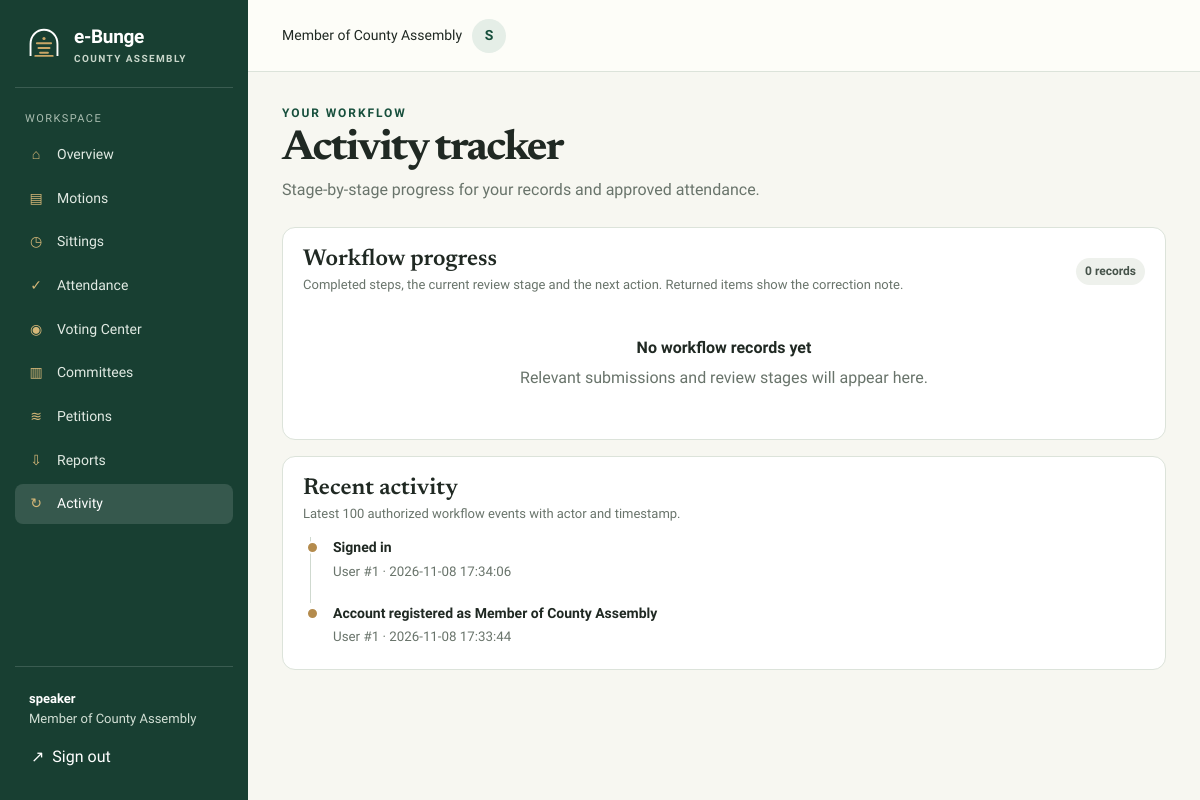
Page /activity (signed in) on the committed database.
### tables this page shows
CREATE TABLE users (
      id INTEGER PRIMARY KEY AUTOINCREMENT, email TEXT NOT NULL UNIQUE,
      username TEXT NOT NULL UNIQUE, password_hash TEXT NOT NULL,
      role TEXT NOT NULL CHECK(role IN ('mca','hansard','speaker')), created_at TEXT NOT NULL DEFAULT CURRENT_TIMESTAMP
    );

CREATE TABLE audit_logs (id INTEGER PRIMARY KEY AUTOINCREMENT,user_id INTEGER REFERENCES users(id) ON DELETE SET NULL,action TEXT NOT NULL,record_type TEXT NOT NULL,record_id INTEGER,summary TEXT NOT NULL,created_at TEXT NOT NULL DEFAULT CURRENT_TIMESTAMP);

### src/app.php (called while the page is built, shortened)
<?php
function env_value(string $name, ?string $fallback = null): ?string {
    $value = getenv($name);
    return $value === false || $value === '' ? $fallback : $value;
}
function is_absolute_path(string $path): bool {
    return str_starts_with($path, '/') ||
           str_starts_with($path, '\\') ||
           (strlen($path) >= 3 &&
            ctype_alpha($path[0]) &&
            $path[1] === ':' &&
            ($path[2] === '\\' || $path[2] === '/'));
}
function h(mixed $value): string {
    return htmlspecialchars((string)$value, ENT_QUOTES | ENT_SUBSTITUTE, 'UTF-8');
}
function db(): PDO {
    static $pdo = null;
    if ($pdo instanceof PDO) return $pdo;
$file = env_value('EBUNGE_DB_PATH', APP_ROOT . '/var/ebunge.sqlite');
if (!is_absolute_path($file)) {
    $file = APP_ROOT . '/' . $file;
}
    $pdo = new PDO('sqlite:' . $file, null, null, [PDO::ATTR_ERRMODE => PDO::ERRMODE_EXCEPTION, PDO::ATTR_DEFAULT_FETCH_MODE => PDO::FETCH_ASSOC, PDO::ATTR_EMULATE_PREPARES => false]);
    $pdo->exec('PRAGMA foreign_keys=ON');
    $pdo->exec('PRAGMA journal_mode=WAL');
    $pdo->exec('PRAGMA busy_timeout=5000');
    $pdo->exec("CREATE TABLE IF NOT EXISTS users (
      id INTEGER PRIMARY KEY AUTOINCREMENT, email TEXT NOT NULL COLLATE NOCASE UNIQUE,
      username TEXT NOT NULL COLLATE NOCASE UNIQUE, password_hash TEXT NOT NULL,
      role TEXT NOT NULL CHECK(role IN ('mca','hansard','speaker')), created_at TEXT NOT NULL DEFAULT CURRENT_TIMESTAMP
    )");
    $pdo->exec("CREATE TABLE IF NOT EXISTS password_resets (id INTEGER PRIMARY KEY AUTOINCREMENT,user_id INTEGER NOT NULL REFERENCES users(id) ON DELETE CASCADE,token_hash TEXT NOT NULL UNIQUE,expires_at INTEGER NOT NULL,created_at TEXT NOT NULL DEFAULT CURRENT_TIMESTAMP)");
    $pdo->exec("CREATE TABLE IF NOT EXISTS remember_tokens (selector TEXT PRIMARY KEY,user_id INTEGER NOT NULL REFERENCES users(id) ON DELETE CASCADE,token_hash TEXT NOT NULL,expires_at INTEGER NOT NULL)");
    $pdo->exec("CREATE TABLE IF NOT EXISTS login_attempts (id INTEGER PRIMARY KEY AUTOINCREMENT,login_key TEXT NOT NULL,attempted_at INTEGER NOT NULL)");
    $pdo->exec("CREATE TABLE IF NOT EXISTS motions (id INTEGER PRIMARY KEY AUTOINCREMENT,reference TEXT NOT NULL UNIQUE,title TEXT NOT NULL,category TEXT NOT NULL,body TEXT NOT NULL,sponsor_id INTEGER NOT NULL REFERENCES users(id),status TEXT NOT NULL,decision_note TEXT NOT NULL DEFAULT '',created_at TEXT NOT NULL DEFAULT CURRENT_TIMESTAMP,updated_at TEXT NOT NULL DEFAULT CURRENT_TIMESTAMP)");
    $pdo->exec("CREATE TABLE IF NOT EXISTS petitions (id INTEGER PRIMARY KEY AUTOINCREMENT,reference TEXT NOT NULL UNIQUE,title TEXT NOT NULL,body TEXT NOT NULL,submitter_name TEXT NOT NULL,submitter_email TEXT NOT NULL,source TEXT NOT NULL CHECK(source IN ('public','mca')),user_id INTEGER REFERENCES users(id),ward TEXT NOT NULL DEFAULT '',forwarded_by INTEGER REFERENCES users(id),status TEXT NOT NULL,public_status INTEGER NOT NULL DEFAULT 0,decision_note TEXT NOT NULL DEFAULT '',created_at TEXT NOT NULL DEFAULT CURRENT_TIMESTAMP,updated_at TEXT NOT NULL DEFAULT CURRENT_TIMESTAMP)");
    $pdo->exec("CREATE TABLE IF NOT EXISTS sittings (id INTEGER PRIMARY KEY AUTOINCREMENT,title TEXT NOT NULL,sitting_type TEXT NOT NULL,sitting_date TEXT NOT NULL,start_time TEXT NOT NULL,venue TEXT NOT NULL,description TEXT NOT NULL,quorum_required INTEGER NOT NULL DEFAULT 0,status TEXT NOT NULL,decision_note TEXT NOT NULL DEFAULT '',attendance_status TEXT NOT NULL DEFAULT 'not_submitted',created_by INTEGER NOT NULL REFERENCES users(id),created_at TEXT NOT NULL DEFAULT CURRENT_TIMESTAMP,updated_at TEXT NOT NULL DEFAULT CURRENT_TIMESTAMP)");
    $pdo->exec("CREATE TABLE IF NOT EXISTS attendance (id INTEGER PRIMARY KEY AUTOINCREMENT,sitting_id INTEGER NOT NULL REFERENCES sittings(id) ON DELETE CASCADE,user_id INTEGER NOT NULL REFERENCES users(id),attendance_status TEXT NOT NULL CHECK(attendance_status IN ('attended','missed','excused')),note TEXT NOT NULL DEFAULT '',approved INTEGER NOT NULL DEFAULT 0,recorded_by INTEGER NOT NULL REFERENCES users(id),UNIQUE(sitting_id,user_id))");
    $pdo->exec("CREATE TABLE IF NOT EXISTS vote_subjects (id INTEGER PRIMARY KEY AUTOINCREMENT,sitting_id INTEGER REFERENCES sittings(id),title TEXT NOT NULL,details TEXT NOT NULL,opens_at TEXT NOT NULL,closes_at TEXT NOT NULL,status TEXT NOT NULL,decision_note TEXT NOT NULL DEFAULT '',created_by INTEGER NOT NULL REFERENCES users(id),created_at TEXT NOT NULL DEFAULT CURRENT_TIMESTAMP,updated_at TEXT NOT NULL DEFAULT CURRENT_TIMESTAMP)");
    $pdo->exec("CREATE TABLE IF NOT EXISTS votes (id INTEGER PRIMARY KEY AUTOINCREMENT,subject_id INTEGER NOT NULL REFERENCES vote_subjects(id) ON DELETE CASCADE,user_id INTEGER NOT NULL REFERENCES users(id),choice TEXT NOT NULL CHECK(choice IN ('yes','no','abstain')),cast_at TEXT NOT NULL DEFAULT CURRENT_TIMESTAMP,UNIQUE(subject_id,user_id))");
    $pdo->exec("CREATE TABLE IF NOT EXISTS committees (id INTEGER PRIMARY KEY AUTOINCREMENT,name TEXT NOT NULL,description TEXT NOT NULL,chair_id INTEGER REFERENCES users(id),status TEXT NOT NULL,decision_note TEXT NOT NULL DEFAULT '',created_by INTEGER NOT NULL REFERENCES users(id),created_at TEXT NOT NULL DEFAULT CURRENT_TIMESTAMP,updated_at TEXT NOT NULL DEFAULT CURRENT_TIMESTAMP)");
    $pdo->exec("CREATE TABLE IF NOT EXISTS committee_members (committee_id INTEGER NOT NULL REFERENCES committees(id) ON DELETE CASCADE,user_id INTEGER NOT NULL REFERENCES users(id) ON DELETE CASCADE,member_role TEXT NOT NULL DEFAULT 'Member',PRIMARY KEY(committee_id,user_id))");
    $pdo->exec("CREATE TABLE IF NOT EXISTS committee_meetings (id INTEGER PRIMARY KEY AUTOINCREMENT,committee_id INTEGER NOT NULL REFERENCES committees(id) ON DELETE CASCADE,title TEXT NOT NULL,meeting_date TEXT NOT NULL,start_time TEXT NOT NULL,venue TEXT NOT NULL,agenda TEXT NOT NULL,status TEXT NOT NULL,created_by INTEGER NOT NULL REFERENCES users(id),created_at TEXT NOT NULL DEFAULT CURRENT_TIMESTAMP)");
    $pdo->exec("CREATE TABLE IF NOT EXISTS reports (id INTEGER PRIMARY KEY AUTOINCREMENT,title TEXT NOT NULL,report_type TEXT NOT NULL,created_by INTEGER NOT NULL REFERENCES users(id),status TEXT NOT NULL,created_at TEXT NOT NULL DEFAULT CURRENT_TIMESTAMP)");
    $pdo->exec("CREATE TABLE IF NOT EXISTS documents (id INTEGER PRIMARY KEY AUTOINCREMENT,motion_id INTEGER NOT NULL REFERENCES motions(id) ON DELETE CASCADE,original_name TEXT NOT NULL,stored_name TEXT NOT NULL,mime_type TEXT NOT NULL,uploaded_by INTEGER NOT NULL REFERENCES users(id),created_at TEXT NOT NULL DEFAULT CURRENT_TIMESTAMP)");
    $pdo->exec("CREATE TABLE IF NOT EXISTS audit_logs (id INTEGER PRIMARY KEY AUTOINCREMENT,user_id INTEGER REFERENCES users(id) ON DELETE SET NULL,action TEXT NOT NULL,record_type TEXT NOT NULL,record_id INTEGER,summary TEXT NOT NULL,created_at TEXT NOT NULL DEFAULT CURRENT_TIMESTAMP)");
    $pdo->exec("CREATE TABLE IF NOT EXISTS petition_motion_links (petition_id INTEGER PRIMARY KEY REFERENCES petitions(id) ON DELETE CASCADE,motion_id INTEGER NOT NULL UNIQUE REFERENCES motions(id) ON DELETE CASCADE,converted_at TEXT NOT NULL DEFAULT CURRENT_TIMESTAMP)");
    $pdo->exec("CREATE TABLE IF NOT EXISTS site_branding (id INTEGER PRIMARY KEY CHECK(id=1),logo_data TEXT,logo_mime TEXT,motto TEXT NOT NULL DEFAULT '',updated_by INTEGER REFERENCES users(id),updated_at TEXT NOT NULL DEFAULT CURRENT_TIMESTAMP)");
    $ensureColumn = static function(string $table,string $column,string $definition) use ($pdo): void {
        $columns=$pdo->query('PRAGMA table_info('.$table.')')->fetchAll();
        foreach($columns as $item) if($item['name']===$column) return;
        $pdo->exec('ALTER TABLE '.$table.' ADD COLUMN '.$column.' '.$definition);
    };
    $ensureColumn('petitions','forwarded_by','INTEGER REFERENCES users(id)');
    foreach(['sittings','vote_subjects','committees'] as $table){
        $ensureColumn($table,'decision_note',"TEXT NOT NULL DEFAULT ''");
        $ensureColumn($table,'updated_at',"TEXT NOT NULL DEFAULT ''");
        $pdo->exec("UPDATE ".$table." SET updated_at=created_at WHERE updated_at=''");
    }
    $pdo->exec('CREATE INDEX IF NOT EXISTS idx_motion_status ON motions(status,created_at)');
    $pdo->exec('CREATE INDEX IF NOT EXISTS idx_petition_status ON petitions(status,created_at)');
    $pdo->exec('CREATE INDEX IF NOT EXISTS idx_sittings_date ON sittings(sitting_date,status)');
    $pdo->exec('CREATE INDEX IF NOT EXISTS idx_votes_subject ON votes(subject_id)');
    $pdo->exec('CREATE INDEX IF NOT EXISTS idx_speaker_tasks ON vote_subjects(status,updated_at)');
    return $pdo;
}
function site_branding(): array {
    $defaults=['logo_data'=>null,'logo_mime'=>null,'motto'=>'County Assembly','updated_at'=>''];
    $q=db()->query('SELECT logo_data,logo_mime,motto,updated_at FROM site_branding WHERE id=1');
    $row=$q->fetch();
    if(!$row) return $defaults;
    $row['motto']=trim((string)$row['motto'])!==''?$row['motto']:'County Assembly';
    return $row;
}
function role_name(string $role): string {
    return ['mca'=>'Member of County Assembly','hansard'=>'Hansard Office','speaker'=>'Office of the Speaker'][$role] ?? 'Unknown role';
}
function current_user(): ?array {
    if (!empty($_SESSION['user_id'])) {
        $q = db()->prepare('SELECT id,email,username,role,created_at FROM users WHERE id=?');
        $q->execute([(int)$_SESSION['user_id']]);
        $user = $q->fetch();
        if ($user) return $user;
    }
    return null;
}
function status_label(string $status): string { return ucwords(str_replace('_',' ',$status)); }

### public/index.php (the view, shortened to what this page needs)
<?php
$path=parse_url($_SERVER['REQUEST_URI']??'/',PHP_URL_PATH)?:'/';
$user=current_user();
function qall(string $sql,array $params=[]): array {$q=db()->prepare($sql);$q->execute($params);return $q->fetchAll();}
function hidden_csrf(): string {return csrf_field();}
function action_open(string $action,string $extra=''): string {return '<form method="post" action="'.h($extra!==''?$extra:'/'). '"'.(in_array($action,['motion_create','motion_resubmit','branding_update'],true)?' enctype="multipart/form-data"':'').' class="'.($extra==='download'?'':'').'">'.hidden_csrf().'<input type="hidden" name="action" value="'.h($action).'">';}
function icon_mark(): string {return '<svg class="brand-mark" viewBox="0 0 48 48" role="img" aria-label="e-Bunge chamber mark"><path d="M7 39V24C7 13.5 14.6 6 24 6s17 7.5 17 18v15" fill="none" stroke="currentColor" stroke-width="2.4"/><path d="M13 39h22M15 23h18M17 29h14M19 35h10" fill="none" stroke="#c9a667" stroke-width="2.4" stroke-linecap="round"/><circle cx="24" cy="17" r="2" fill="#c9a667"/></svg>';}
function brand(): string {$settings=site_branding();$mark=!empty($settings['logo_data'])&&in_array($settings['logo_mime']??'', ['image/png','image/jpeg','image/webp'],true)?'<img class="brand-mark brand-mark-image" src="/branding/logo" alt="">':icon_mark();return '<a class="brand" href="/">'.$mark.'<span class="brand-name">e-Bunge<small>'.h($settings['motto']??'County Assembly').'</small></span></a>';}
function render_start(string $title,?array $user=null): void {
    global $path;
    $f=take_flash();$branding=site_branding();$favicon=!empty($branding['logo_data'])?'/branding/logo':'/assets/logo.svg';
    echo '<!doctype html><html lang="en"><head><meta charset="utf-8"><meta name="viewport" content="width=device-width,initial-scale=1"><meta name="color-scheme" content="light"><title>'.h($title).' · e-Bunge</title><meta name="description" content="Digital County Assembly motion and proceedings platform"><link rel="icon" href="'.h($favicon).'"'.(empty($branding['logo_data'])?' type="image/svg+xml"':'').'><link rel="stylesheet" href="/assets/style.css"><script defer src="/assets/app.js"></script></head><body><a class="skip-link" href="#main">Skip to main content</a>';
    if($user){
        $r=$user['role'];$items=[['/dashboard','⌂','Overview'],['/motions','▤','Motions'],['/sittings','◷','Sittings'],['/attendance','✓','Attendance'],['/voting','◉','Voting Center'],['/committees','▥','Committees'],['/petitions','≋','Petitions'],['/reports','⇩','Reports'],['/activity','↻','Activity']];
        echo '<div class="app-layout"><aside class="sidebar" id="sidebar">'.brand().'<div class="nav-label">Workspace</div><nav class="side-nav" aria-label="Main navigation">';
        foreach($items as [$href,$icon,$label]){$active=$path===$href||str_starts_with($path,rtrim($href,'/').'/');echo '<a class="'.($active?'active':'').'" href="'.h($href).'"><span class="nav-icon" aria-hidden="true">'.$icon.'</span>'.h($label).'</a>';}
        echo '</nav><div class="side-bottom"><div class="account-mini"><strong>'.h($user['username']).'</strong>'.h(role_name($r)).'</div>'.action_open('logout').'<button class="signout" type="submit">↗ &nbsp;Sign out</button></form></div></aside><div class="main-area"><header class="topbar"><div class="mobile-menu"><button class="menu-toggle" data-menu-toggle aria-expanded="false" aria-label="Open navigation">☰</button><p>Legislative workspace</p></div><div class="user-pill"><span>'.h(role_name($r)).'</span><div class="avatar" aria-hidden="true">'.h(mb_strtoupper(mb_substr($user['username'],0,1))).'</div></div></header><main class="main-content" id="main">';
    }
}
function render_end(?array $user=null): void {if($user)echo '</main></div></div>';else echo '</main>';echo '</body></html>';}
function page_heading(string $eyebrow,string $title,string $description='',string $actions=''): void {echo '<div class="page-heading"><div><div class="eyebrow">'.h($eyebrow).'</div><h1>'.h($title).'</h1>'.($description!==''?'<p>'.h($description).'</p>':'').'</div>'.($actions!==''?'<div class="heading-actions">'.$actions.'</div>':'').'</div>';}
function empty_state(string $title,string $copy): string {return '<div class="empty"><strong>'.h($title).'</strong>'.h($copy).'</div>';}
if($path==='/activity'){
    $records=[];$uid=(int)$user['id'];$role=$user['role'];
    if($role==='mca'){
        $rows=qall('SELECT action,record_type,record_id,summary,created_at FROM audit_logs WHERE user_id=? OR (record_type="motion" AND record_id IN (SELECT id FROM motions WHERE sponsor_id=?)) OR (record_type="petition" AND record_id IN (SELECT id FROM petitions WHERE user_id=?)) ORDER BY id DESC LIMIT 100',[$uid,$uid,$uid]);
    }
    usort($records,static fn($a,$b)=>strcmp((string)$b['updated'],(string)$a['updated']));$records=array_slice($records,0,40);
    render_start('Activity tracker',$user);page_heading('Your workflow','Activity tracker',$role==='mca'?'Stage-by-stage progress for your records and approved attendance.':'Current workflow stages and a timestamped record of assembly review activity.');echo '<section class="card progress-panel"><div class="card-header"><div><h2>Workflow progress</h2><p>Completed steps, the current review stage and the next action. Returned items show the correction note.</p></div><span class="badge">'.count($records).' records</span></div>';
    if(!$records)echo empty_state('No workflow records yet','Relevant submissions and review stages will appear here.');else{echo '<div class="progress-tracker-list">';foreach($records as $x)echo workflow_progress_markup($x['type'],$x['status'],$x['title'],$x['reference'],$x['updated'],$x['note'],$x['href']);echo '</div>';}echo '</section>';
    echo '<section class="card audit-panel"><div class="card-header"><div><h2>Recent activity</h2><p>Latest 100 authorized workflow events with actor and timestamp.</p></div></div>';if(!$rows)echo empty_state('No activity recorded yet','Relevant actions and record decisions will appear here.');else{echo '<div class="timeline">';foreach($rows as $a)echo '<div class="timeline-item"><strong>'.h($a['summary']).'</strong><small>'.h(status_label($a['record_type'])).($a['record_id']?' #'.h($a['record_id']):'').' · '.h($a['created_at']).'</small></div>';echo '</div>';}echo '</section>';render_end($user);exit;
}

### rows in the picture
users: username "speaker", role "Member of County Assembly", username "S"
audit_logs: summary "Signed in", record_type "User", record "1", created_at "2026-11-08 17:34:06"
audit_logs: summary "Account registered as Member of County Assembly", record_type "User", record "1", created_at "2026-11-08 17:33:44"

### other values in the picture
$settings['motto'] "COUNTY ASSEMBLY"
$icon "⌂"
$label "Overview"
$icon "▤"
$label "Motions"
$icon "◷"
$label "Sittings"
$icon "✓"
$label "Attendance"
$icon "◉"
$label "Voting Center"
$icon "▥"
$label "Committees"
$icon "≋"
$label "Petitions"
